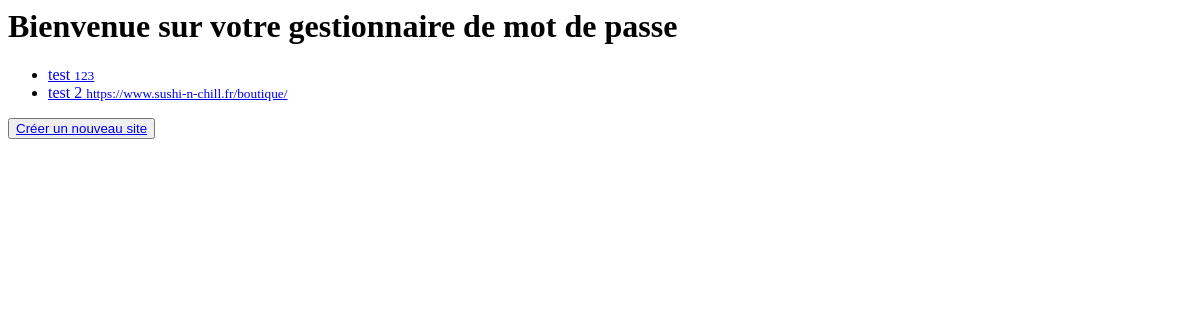
Before: / with the older database file.
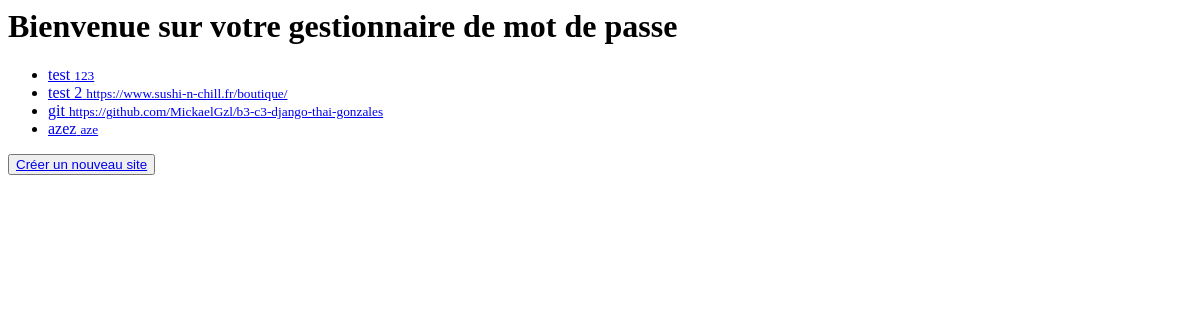
After: the same page with the newer database file.
### tp/models.py (models this page shows)
class Site(models.Model):
    name = models.CharField(max_length=24)
    identifier = models.CharField(max_length=80)
    password = models.CharField(max_length=80, validators=[MinLengthValidator(8)])
    url = models.CharField(max_length=120)

### tp/views.py (the view)
# urls.py: path('', views.index, name='index'),
def index(req):
    sites = Site.objects.all()
    return render(req, 'tp/index.html', {'sites': sites})

### tp/templates/tp/index.html
<h1>Bienvenue sur votre gestionnaire de mot de passe</h1>
{% if sites %}
<ul>
  {% for site in sites %}
  <li>
    <a href="{% url 'details' site.id%}">
      <span>{{site.name}}</span>
      <small>{{site.url}}</small>
    </a>
  </li>
  {% endfor %}
</ul>
{% else %}
<span>Aucun sites enregistré sur votre gestionnaire de mot de passe</span>
{% endif %}
<button><a href="{% url 'formCreate' %}">Créer un nouveau site</a></button>

Changed rows visible on the page:
added Site: name "git", url "https://github.com/MickaelGzl/b3-c3-django-thai-gonzales"
added Site: name "azez", url "aze"
